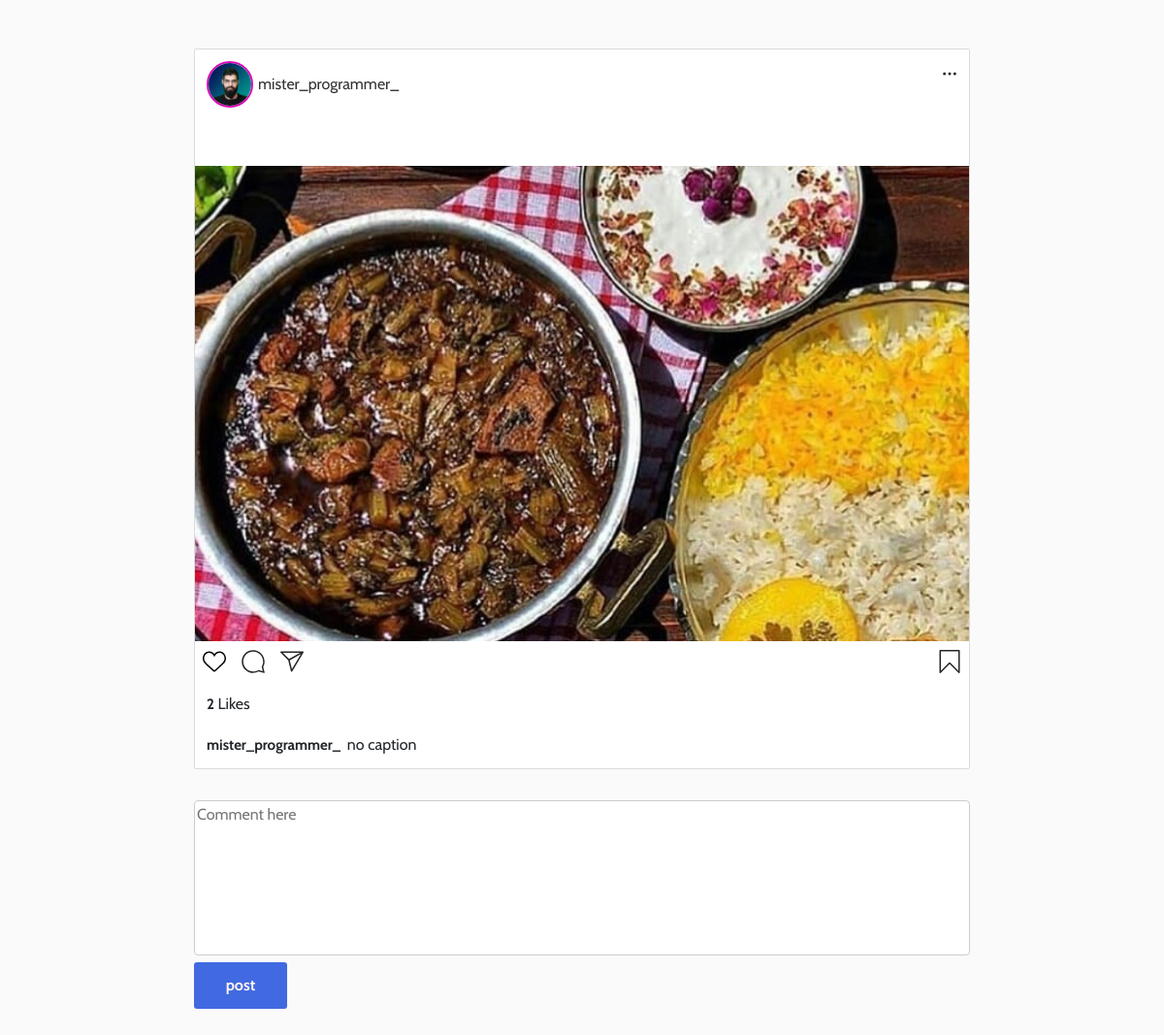
The app's page /posts/detail/7/mister_programmer_2022-05-24-200958754058/, older data.
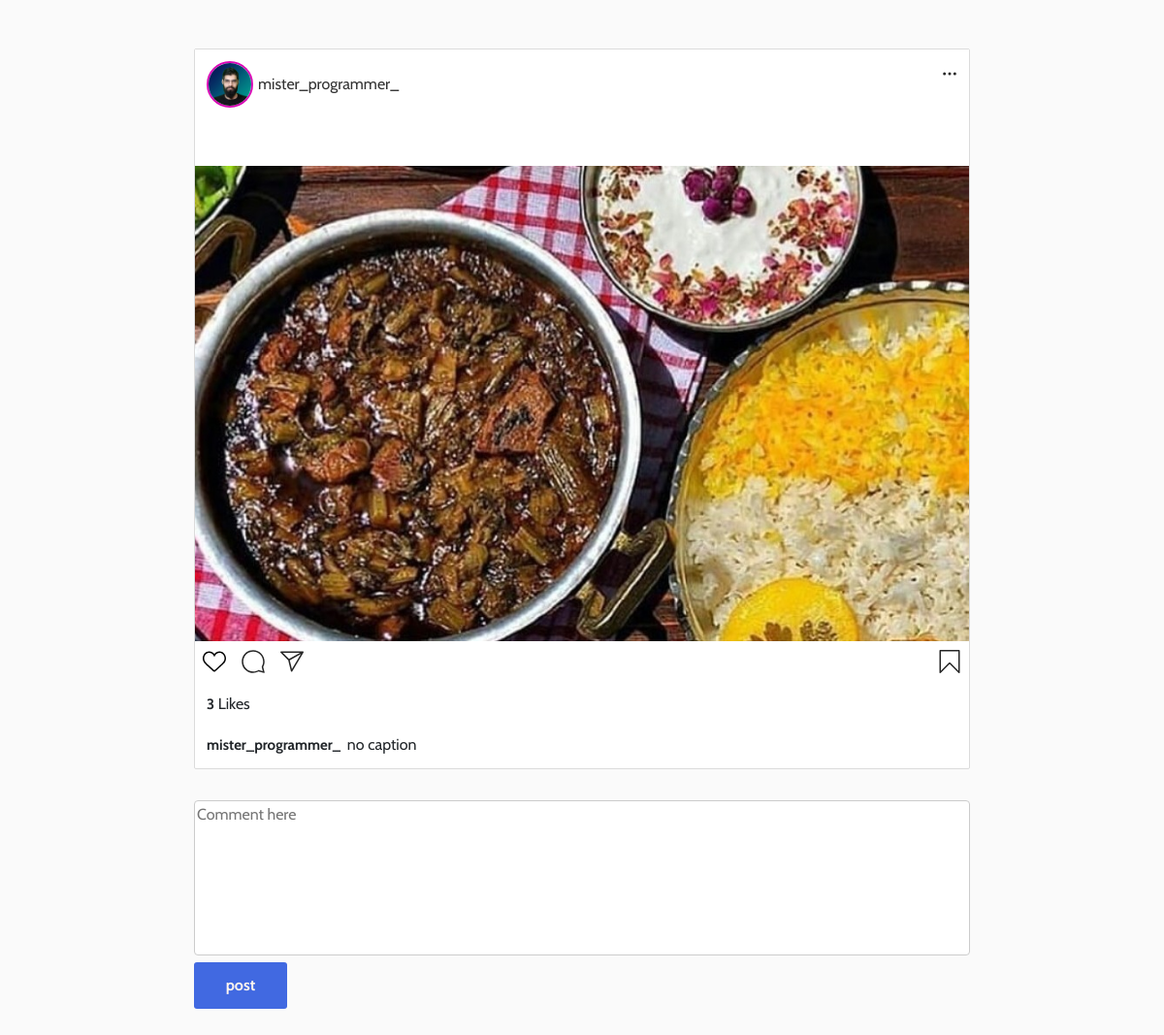
The same page, newer data.
### posts/models.py (models this page shows, shortened)
class Post(models.Model):
    user = models.ForeignKey(settings.AUTH_USER_MODEL, related_name="user_posts", on_delete=models.CASCADE)
    caption = models.TextField(blank=True)
    image = models.ImageField(upload_to="posts/images/%Y/%m/%d")
    created = models.DateTimeField(auto_now_add=True)
    edited = models.BooleanField(default=False)
    edit_time = models.DateTimeField(auto_now=True)
    slug = models.SlugField(blank=True, max_length=300)
    user_like = models.ManyToManyField(settings.AUTH_USER_MODEL, related_name="posts_like", blank=True)
    total_likes = models.PositiveIntegerField(default=0)

### myuser/models.py (models this page shows, shortened)
class MyUser(AbstractBaseUser):
    phone = models.CharField(max_length=11, unique=True,
        validators=[
            RegexValidator(regex="\A(09)(0|1|2|3)[0-9]{7}\d\Z", message="phone number is not correct")
        ])
    username = models.CharField(max_length=50, unique=True)
    email = models.EmailField(max_length=254)
    date_joined = models.DateTimeField(auto_now_add=True)
    last_login = models.DateTimeField(auto_now=True)
    first_name = models.CharField(max_length=50, blank=True, null=True)
    last_name = models.CharField(max_length=50, blank=True, null=True)
    is_active = models.BooleanField(default=True)
    is_verify = models.BooleanField(default=False)
    is_staff = models.BooleanField(default=False)
    is_admin = models.BooleanField(default=False)
    is_superuser = models.BooleanField(default=False)
    photo = models.ImageField(upload_to="users/%Y/%m/%d", default="users/default.jpg")
    date_of_birth = models.DateField(blank=True, null=True)
    bio = models.TextField(null=True, blank=True)
    following = models.ManyToManyField("self", through="Contact", related_name="followers", symmetrical=False)
    objects = MyUserManager()
    USERNAME_FIELD = 'phone'
    REQUIRED_FIELDS = ['username', 'email']
    def __str__(self):
        return self.username

### posts/views.py (the view)
# urls.py: path("detail/<int:id>/<slug:slug>/", views.post_detail, name="detail"),
def post_detail(request, id, slug):
    post = get_object_or_404(Post, id=id, slug=slug)
    form = PostCommentForm()
    if request.method == "POST":
        try:
            action = request.POST.get("action")
            comment_id = request.POST.get("id")
        except:
            action = None
            comment_id = None
        if action and comment_id:
            try:
                comment = PostComment.objects.get(id=comment_id)
                if action == "like":
                    comment.likes.add(request.user)
                else:
                    comment.likes.remove(request.user)
                return JsonResponse({"status":"OK"})
            except:
                return JsonResponse({"status":"error"})
        else:
            form = PostCommentForm(request.POST)
            if form.is_valid():
                try:
                    new_comment = form.save(commit=False)
                    new_comment.user = request.user
                    new_comment.post = post
                    new_comment.save()
                    form = PostCommentForm()
                    return JsonResponse({'status':"ok", "id":new_comment.id})
                except:
                    return JsonResponse({'status':"error"})
    else:
        return render(request, "posts/detail.html", {"post":post, "form":form})

### posts/forms.py
class PostCommentForm(forms.ModelForm):
    class Meta:
        model = PostComment
        fields = ["text"]

### templates/posts/detail.html (shortened to what this page needs)
{% extends 'base.html' %}
{% load static %}
{% block style %}
<link rel="stylesheet" href="{% static 'css/detail.css' %}">
{% endblock style %}
{% block content %}
<section>
  <div class="header">
    <div class="user">
      <img src="{{post.user.photo.url}}" alt="">
      <a href="{% url 'profile' post.user %}">
          <strong>{{post.user}}</strong>
      </a>
    </div>
    <div class="param">
    </div>
  </div>
  <div class="img-container">
    <img src="{{post.image.url}}" alt="Publication Photo">
  </div>
  <div class="toolbar">
    <a {% if request.user in post.user_like.all %} class="like active" {% else %} class="like" {% endif %} href="#"
      data-id="{{post.id}}" data-action="{% if request.user in post.user_like.all %}dislike{% else %}like{% endif %}">
    </a>
    <a class="comment">
    </a>
    <a class="transfer">
      <svg fill="#262626" height="24" viewBox="0 0 48 48" width="24">
        <path
          d="M47.8 3.8c-.3-.5-.8-.8-1.3-.8h-45C.9 3.1.3 3.5.1 4S0 5.2.4 5.7l15.9 15.6 5.5 22.6c.1.6.6 1 1.2 1.1h.2c.5 0 1-.3 1.3-.7l23.2-39c.4-.4.4-1 .1-1.5zM5.2 6.1h35.5L18 18.7 5.2 6.1zm18.7 33.6l-4.4-18.4L42.4 8.6 23.9 39.7z">
        </path>
      </svg>
    </a>
    <a class="signet">
      <svg fill="#262626" height="24" viewBox="0 0 48 48" width="24">
        <path
          d="M43.5 48c-.4 0-.8-.2-1.1-.4L24 29 5.6 47.6c-.4.4-1.1.6-1.6.3-.6-.2-1-.8-1-1.4v-45C3 .7 3.7 0 4.5 0h39c.8 0 1.5.7 1.5 1.5v45c0 .6-.4 1.2-.9 1.4-.2.1-.4.1-.6.1zM24 26c.8 0 1.6.3 2.2.9l15.8 16V3H6v39.9l15.8-16c.6-.6 1.4-.9 2.2-.9z">
        </path>
      </svg>
    </a>
  </div>
  <div id="like-container">
    <div class="description" id="like-body">
      <strong id="like-numbers">{{post.user_like.all|length}}</strong>
      <span id="like-word">
        {% if post.user_like.all|length > 1 %}
        Likes
        {% else %}
        Like
        {% endif %}
      </span>
    </div>
  </div>
  <div class="description"><strong>{{post.user}}&nbsp;&nbsp;</strong>{{post.caption}}</div>
</section>
<div class="comment-form">
  <form action="" method="POST">
      <textarea name="text" id="comment-textarea-id" class="comment-textarea" placeholder="Comment here"></textarea>
      <button class="comment-submit" id="comment-submit-id" type="submit">post</button>
  </form>
</div>
{% endblock content %}

Row changes from the older to the newer data that the page shows:
changed Post "no caption": user_like.all|length "2" → "3"
